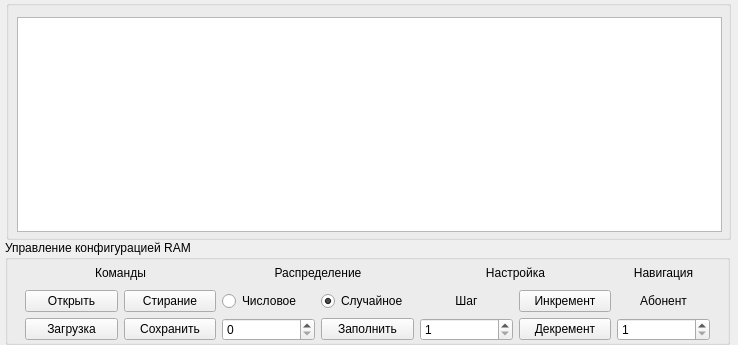
      <widget class="QWidget" name="page_4">
       <property name="geometry">
        <rect>
         <x>0</x>
         <y>0</y>
         <width>738</width>
         <height>345</height>
        </rect>
       </property>
       <attribute name="label">
        <string> Управление ram</string>
       </attribute>
       <widget class="QGroupBox" name="groupBox_7">
        <property name="geometry">
         <rect>
          <x>5</x>
          <y>240</y>
          <width>725</width>
          <height>105</height>
         </rect>
        </property>
        <property name="title">
         <string>Управление конфигурацией RAM</string>
        </property>
        <widget class="QWidget" name="gridLayoutWidget_4">
         <property name="geometry">
          <rect>
           <x>20</x>
           <y>21</y>
           <width>685</width>
           <height>80</height>
          </rect>
         </property>
         <layout class="QGridLayout" name="gridLayout_4">
          <item row="0" column="0" colspan="2">
           <widget class="QLabel" name="label_32">
            <property name="text">
             <string>Команды</string>
            </property>
            <property name="alignment">
             <set>Qt::AlignCenter</set>
            </property>
           </widget>
          </item>
          <item row="1" column="0">
           <widget class="QPushButton" name="btnRamOpen">
            <property name="text">
             <string>Открыть</string>
            </property>
           </widget>
          </item>
          <item row="2" column="0">
           <widget class="QPushButton" name="btnRamLoad">
            <property name="text">
             <string>Загрузка</string>
            </property>
           </widget>
          </item>
          <item row="1" column="1">
           <widget class="QPushButton" name="btnRamErase">
            <property name="text">
             <string>Стирание</string>
            </property>
           </widget>
          </item>
          <item row="2" column="1">
           <widget class="QPushButton" name="btnRamSave">
            <property name="text">
             <string>Сохранить</string>
            </property>
           </widget>
          </item>
          <item row="1" column="2">
           <widget class="QRadioButton" name="rbtFillRamPattern">
            <property name="text">
             <string>Числовое</string>
            </property>
           </widget>
          </item>
          <item row="1" column="3">
           <widget class="QRadioButton" name="rbtFillRamRandom">
            <property name="text">
             <string>Случайное</string>
            </property>
            <property name="checked">
             <bool>true</bool>
            </property>
           </widget>
          </item>
          <item row="2" column="2">
           <widget class="QSpinBox" name="lePatternValue">
            <property name="maximum">
             <number>31</number>
            </property>
           </widget>
          </item>
          <item row="2" column="3">
           <widget class="QPushButton" name="btnFillRam">
            <property name="text">
             <string>Заполнить</string>
            </property>
           </widget>
          </item>
          <item row="0" column="2" colspan="2">
           <widget class="QLabel" name="label_34">
            <property name="text">
             <string>Распределение</string>
            </property>
            <property name="alignment">
             <set>Qt::AlignCenter</set>
            </property>
           </widget>
          </item>
          <item row="1" column="4">
           <widget class="QLabel" name="label_16">
            <property name="text">
             <string>Шаг</string>
            </property>
            <property name="alignment">
             <set>Qt::AlignCenter</set>
            </property>
           </widget>
          </item>
          <item row="2" column="4">
           <widget class="QSpinBox" name="spbRamStepValue">
            <property name="minimum">
             <number>1</number>
            </property>
            <property name="maximum">
             <number>31</number>
            </property>
           </widget>
          </item>
          <item row="1" column="5">
           <widget class="QPushButton" name="btnIncRamValue">
            <property name="text">
             <string>Инкремент</string>
            </property>
           </widget>
          </item>
          <item row="2" column="5">
           <widget class="QPushButton" name="btnDecRamValue">
            <property name="text">
             <string>Декремент</string>
            </property>
           </widget>
          </item>
          <item row="0" column="4" colspan="2">
           <widget class="QLabel" name="label_31">
            <property name="text">
             <string>Настройка</string>
            </property>
            <property name="alignment">
             <set>Qt::AlignCenter</set>
            </property>
           </widget>
          </item>
          <item row="1" column="6">
           <widget class="QLabel" name="label_35">
            <property name="text">
             <string>Абонент</string>
            </property>
            <property name="alignment">
             <set>Qt::AlignCenter</set>
            </property>
           </widget>
          </item>
          <item row="2" column="6">
           <widget class="QSpinBox" name="spbRamAbonentNumber">
            <property name="minimum">
             <number>1</number>
            </property>
            <property name="maximum">
             <number>5</number>
            </property>
           </widget>
          </item>
          <item row="0" column="6">
           <widget class="QLabel" name="label_36">
            <property name="text">
             <string>Навигация</string>
            </property>
            <property name="alignment">
             <set>Qt::AlignCenter</set>
            </property>
           </widget>
          </item>
         </layout>
        </widget>
       </widget>
       <widget class="QGroupBox" name="gbRamData">
        <property name="geometry">
         <rect>
          <x>6</x>
          <y>0</y>
          <width>725</width>
          <height>240</height>
         </rect>
        </property>
        <property name="title">
         <string/>
        </property>
        <widget class="QTableView" name="rtable">
         <property name="geometry">
          <rect>
           <x>11</x>
           <y>17</y>
           <width>705</width>
           <height>215</height>
          </rect>
         </property>
        </widget>
       </widget>
      </widget>
